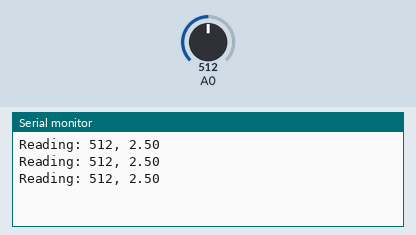
A sketch run on a simulated Arduino Uno, built with avr-gcc and run on an emulated ATmega328P. Shown: the last lines printed to the serial monitor. Inputs (shaded band) come from the test bench; at power-on: A0 = 512.

Above: at 1.3 s.
1.4 s: A0 set to 716
At 1.9 s:
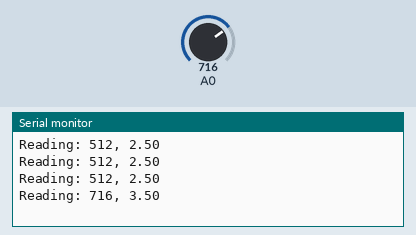
2.9 s: A0 set to 900
At 3.4 s:
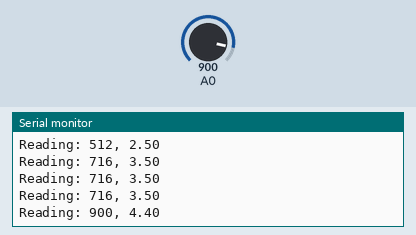
Timing chart, 0 to 5.9 s (numbered marks = the images above; inputs shaded):
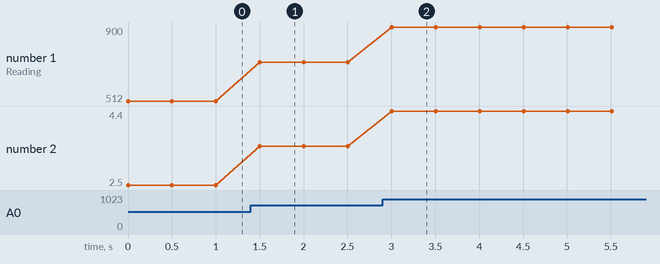

The sketch:

Ammeter.ino
```cpp
void setup() {
  // put your setup code here, to run once:

  Serial.begin(9600);
}

void loop() {
  // put your main code here, to run repeatedly:

  int reading = analogRead(A0);

  Serial.print("Reading: ");
  Serial.print(reading);
  Serial.print(", ");
  Serial.println((reading * 5) / 1023.0);

  delay(500);
}
```

Measured:
- after the input at 1.4 s, the serial monitor: prints a new line after 0.10 s (image 1)
- after the input at 2.9 s, the serial monitor: prints a new line after 0.10 s (image 2)
- plotted number 1: 512 → 716 after the input at 1.4 s, 716 → 900 after the input at 2.9 s
- plotted number 2: 2.5 → 3.5 after the input at 1.4 s, 3.5 → 4.4 after the input at 2.9 s
